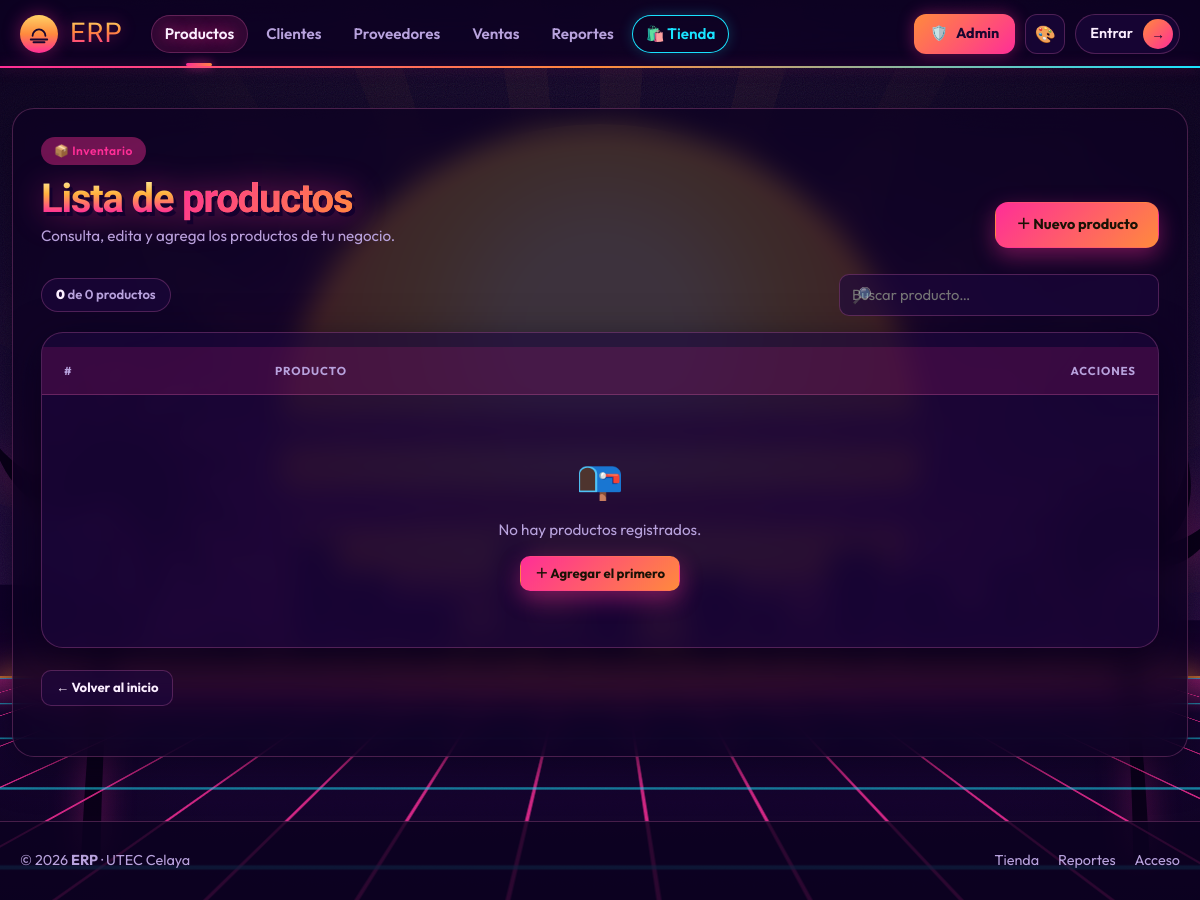
/productos/lista/, run on an earlier commit of the app's database.
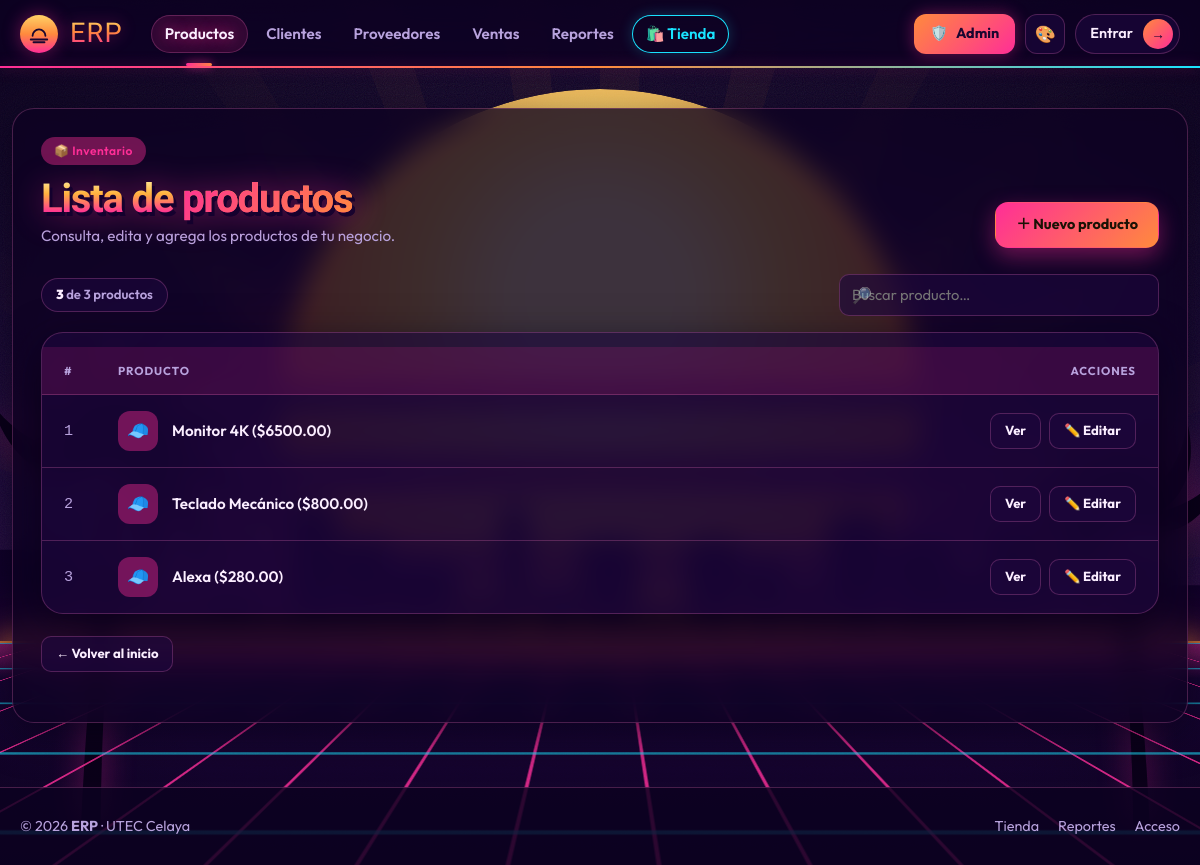
And on a later commit of the database.
### productos/models.py (models this page shows, shortened)
class Producto(models.Model):
    nombre = models.CharField(
        max_length=200, verbose_name='Nombre'
    )
    precio = models.DecimalField(
        max_digits=10,
        decimal_places=2,
        validators=[MinValueValidator(Decimal('0.00'))],
        verbose_name='Precio ($)',
        help_text='El precio no puede ser negativo.'
    )
    stock = models.IntegerField(
        default=0,
        validators=[MinValueValidator(0)],
        verbose_name='Stock disponible'
    )
    categoria = models.ForeignKey(
        Categoria,
        on_delete=models.PROTECT,          # D-01: no borrar categoría con productos
        related_name='productos',
        verbose_name='Categoría'
    )
    proveedor = models.ForeignKey(
        Proveedor,
        on_delete=models.SET_NULL,         # D-02: producto puede quedar sin proveedor
        null=True,
        blank=True,
        related_name='productos',
        verbose_name='Proveedor'
    )
    activo = models.BooleanField(
        default=True, verbose_name='Activo'
    )
    imagen = models.ImageField(            # ← NUEVO W11
        upload_to='productos/',            # subcarpeta dentro de MEDIA_ROOT
        null=True,
        blank=True,
        verbose_name='Imagen del producto',
        help_text='Formatos: JPEG, PNG, WEBP. Máximo 5 MB.',
        validators=[validar_imagen_producto],
    )
    creado = models.DateTimeField(
        auto_now_add=True, verbose_name='Fecha de registro'
    )
    class Meta:
        verbose_name = 'Producto'
        verbose_name_plural = 'Productos'
        ordering = ['nombre']
    def __str__(self) -> str:
        return f"{self.nombre} (${self.precio:.2f})"

### productos/views.py (the view)
# urls.py: path('lista/',             views.ProductoListView.as_view(),   name='lista'),
class ProductoListView(ListView):
    model = Producto
    template_name = 'productos/lista.html'
    context_object_name = 'productos'
    paginate_by = 20
    ordering = ['pk']

### productos/templates/productos/lista.html (shortened to what this page needs)
{% extends 'base.html' %}
{% block nav_productos %}active{% endblock %}
{% block content %}
<div class="pl-head">
    <div>
        <span class="pl-eyebrow">📦 Inventario</span>
        <h1 class="pl-title">Lista de <span>productos</span></h1>
        <p class="pl-sub">Consulta, edita y agrega los productos de tu negocio.</p>
    </div>
    <a href="{% url 'productos:crear' %}" class="pl-btn pl-btn-primary">＋ Nuevo producto</a>
</div>
<div class="pl-tools">
    <span class="pl-count"><b id="plVisibles">{{ productos|length }}</b> de {{ productos|length }} productos</span>
    <label class="pl-search">
        <span class="ico">🔎</span>
        <input type="search" id="plBuscar" placeholder="Buscar producto…"
               autocomplete="off" aria-label="Buscar producto">
    </label>
</div>
<div class="pl-card">
    <div class="pl-scroll">
        <table class="pl-table" id="plTabla">
            <thead>
                <tr>
                    <th>#</th>
                    <th>Producto</th>
                    <th class="pl-th-right">Acciones</th>
                </tr>
            </thead>
            <tbody>
                {% for p in productos %}
                <tr>
                    <td class="pl-num">{{ forloop.counter }}</td>
                    <td>
                        <div class="pl-name">
                            <span class="pl-avatar" aria-hidden="true">🧢</span>
                            <a href="{% url 'productos:detalle' p.pk %}">{{ p }}</a>
                        </div>
                    </td>
                    <td>
                        <div class="pl-actions">
                            <a href="{% url 'productos:detalle' p.pk %}" class="pl-btn pl-btn-ghost pl-btn-sm">Ver</a>
                            <a href="{% url 'productos:editar' p.pk %}" class="pl-btn pl-btn-ghost pl-btn-sm">✏️ Editar</a>
                        </div>
                    </td>
                </tr>
                {% empty %}
                <tr>
                    <td colspan="3" class="pl-empty">
                        <span class="big">📭</span>
                        No hay productos registrados.<br>
                        <a href="{% url 'productos:crear' %}" class="pl-btn pl-btn-primary pl-btn-sm" style="margin-top:14px;">＋ Agregar el primero</a>
                    </td>
                </tr>
                {% endfor %}
            </tbody>
        </table>
    </div>
</div>
<p class="pl-foot"><a href="/" class="pl-btn pl-btn-ghost pl-btn-sm">← Volver al inicio</a></p>
{% endblock %}

What changed in the data, as far as the page shows it:
added Producto: nombre+precio "Monitor 4K ($6500.00)"
added Producto: nombre+precio "Teclado Mecánico ($800.00)"
added Producto: nombre+precio "Alexa ($280.00)"
Also different on the page:
{{ productos|length }}: "0" → "3"
text no longer shown: "📭 No hay productos registrados. ＋ Agregar el primero"
